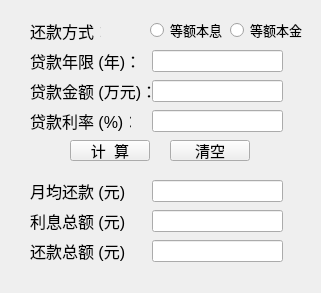
<?xml version="1.0" encoding="UTF-8"?>
<ui version="4.0">
 <class>MortgageCalculator</class>
 <widget class="QMainWindow" name="MortgageCalculator">
  <property name="geometry">
   <rect>
    <x>0</x>
    <y>0</y>
    <width>321</width>
    <height>293</height>
   </rect>
  </property>
  <property name="windowTitle">
   <string>MortgageCalculator</string>
  </property>
  <widget class="QWidget" name="centralwidget">
   <widget class="QRadioButton" name="equalPayment">
    <property name="geometry">
     <rect>
      <x>150</x>
      <y>20</y>
      <width>88</width>
      <height>20</height>
     </rect>
    </property>
    <property name="font">
     <font>
      <pointsize>10</pointsize>
     </font>
    </property>
    <property name="text">
     <string>等额本息</string>
    </property>
   </widget>
   <widget class="QRadioButton" name="equalPrincipal">
    <property name="geometry">
     <rect>
      <x>230</x>
      <y>20</y>
      <width>88</width>
      <height>20</height>
     </rect>
    </property>
    <property name="font">
     <font>
      <pointsize>10</pointsize>
     </font>
    </property>
    <property name="text">
     <string>等额本金</string>
    </property>
   </widget>
   <widget class="QLabel" name="label">
    <property name="geometry">
     <rect>
      <x>30</x>
      <y>20</y>
      <width>71</width>
      <height>21</height>
     </rect>
    </property>
    <property name="font">
     <font>
      <pointsize>12</pointsize>
     </font>
    </property>
    <property name="text">
     <string>还款方式：</string>
    </property>
   </widget>
   <widget class="QLabel" name="label_2">
    <property name="geometry">
     <rect>
      <x>30</x>
      <y>50</y>
      <width>121</width>
      <height>21</height>
     </rect>
    </property>
    <property name="font">
     <font>
      <pointsize>12</pointsize>
     </font>
    </property>
    <property name="text">
     <string>贷款年限 (年)：</string>
    </property>
   </widget>
   <widget class="QLabel" name="label_3">
    <property name="geometry">
     <rect>
      <x>30</x>
      <y>80</y>
      <width>131</width>
      <height>21</height>
     </rect>
    </property>
    <property name="font">
     <font>
      <pointsize>12</pointsize>
     </font>
    </property>
    <property name="text">
     <string>贷款金额 (万元)：</string>
    </property>
   </widget>
   <widget class="QLabel" name="label_4">
    <property name="geometry">
     <rect>
      <x>30</x>
      <y>110</y>
      <width>101</width>
      <height>21</height>
     </rect>
    </property>
    <property name="font">
     <font>
      <pointsize>12</pointsize>
     </font>
    </property>
    <property name="text">
     <string>贷款利率 (%)：</string>
    </property>
   </widget>
   <widget class="QLabel" name="label_5">
    <property name="geometry">
     <rect>
      <x>30</x>
      <y>180</y>
      <width>101</width>
      <height>21</height>
     </rect>
    </property>
    <property name="font">
     <font>
      <pointsize>12</pointsize>
     </font>
    </property>
    <property name="text">
     <string>月均还款 (元)：</string>
    </property>
   </widget>
   <widget class="QLabel" name="label_6">
    <property name="geometry">
     <rect>
      <x>30</x>
      <y>210</y>
      <width>101</width>
      <height>21</height>
     </rect>
    </property>
    <property name="font">
     <font>
      <pointsize>12</pointsize>
     </font>
    </property>
    <property name="text">
     <string>利息总额 (元)：</string>
    </property>
   </widget>
   <widget class="QLabel" name="label_7">
    <property name="geometry">
     <rect>
      <x>30</x>
      <y>240</y>
      <width>101</width>
      <height>21</height>
     </rect>
    </property>
    <property name="font">
     <font>
      <pointsize>12</pointsize>
     </font>
    </property>
    <property name="text">
     <string>还款总额 (元)：</string>
    </property>
   </widget>
   <widget class="QPushButton" name="calculate">
    <property name="geometry">
     <rect>
      <x>70</x>
      <y>140</y>
      <width>80</width>
      <height>21</height>
     </rect>
    </property>
    <property name="font">
     <font>
      <pointsize>11</pointsize>
     </font>
    </property>
    <property name="text">
     <string>计  算</string>
    </property>
   </widget>
   <widget class="QPushButton" name="reset">
    <property name="geometry">
     <rect>
      <x>170</x>
      <y>140</y>
      <width>80</width>
      <height>21</height>
     </rect>
    </property>
    <property name="font">
     <font>
      <pointsize>11</pointsize>
     </font>
    </property>
    <property name="text">
     <string>清空</string>
    </property>
   </widget>
   <widget class="QLineEdit" name="loanTerm">
    <property name="geometry">
     <rect>
      <x>152</x>
      <y>50</y>
      <width>131</width>
      <height>22</height>
     </rect>
    </property>
   </widget>
   <widget class="QLineEdit" name="loanAmount">
    <property name="geometry">
     <rect>
      <x>152</x>
      <y>80</y>
      <width>131</width>
      <height>22</height>
     </rect>
    </property>
   </widget>
   <widget class="QLineEdit" name="interestRate">
    <property name="geometry">
     <rect>
      <x>152</x>
      <y>110</y>
      <width>131</width>
      <height>22</height>
     </rect>
    </property>
   </widget>
   <widget class="QLineEdit" name="monthlyPayment">
    <property name="geometry">
     <rect>
      <x>152</x>
      <y>180</y>
      <width>131</width>
      <height>22</height>
     </rect>
    </property>
   </widget>
   <widget class="QLineEdit" name="totalInterest">
    <property name="geometry">
     <rect>
      <x>152</x>
      <y>210</y>
      <width>131</width>
      <height>22</height>
     </rect>
    </property>
   </widget>
   <widget class="QLineEdit" name="totalPayment">
    <property name="geometry">
     <rect>
      <x>152</x>
      <y>240</y>
      <width>131</width>
      <height>22</height>
     </rect>
    </property>
   </widget>
  </widget>
 </widget>
 <resources/>
 <connections/>
</ui>
